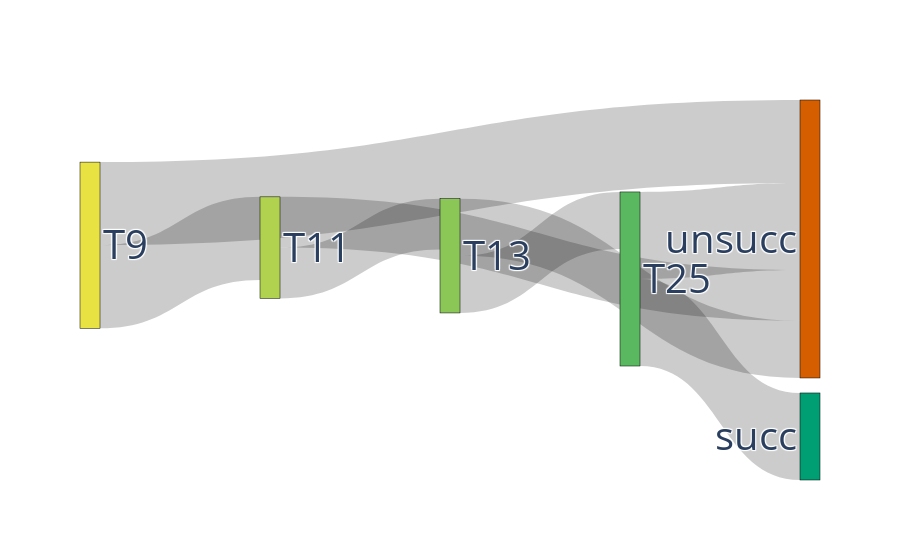

Source (notebook cell):
### Markdown cell above
## GrepS Sankey Diagram

### Code cell
import plotly.graph_objects as go
naming = {
    "q20: companyTask event: 1": "T11",
    "q27: companyTask event: 2": "T13",
    "q31: companyTask event: 3": "T25",
    "q52: customerwaitingForActivityReport" : "unsucc",
    "q51: companywaitingForActivityReport" : "succ",
    "Results shared" : "T26",
    "Logged in: Web page - Approval" : "T26",
    "negative" : "neg",
    "positive" : "pos",
    "q0: start": "T9",
    "finished":"finished"
}

def reduced_sankey_diagram(g, results_file, naming):
      g = copy.deepcopy(g)
      g = reduce_graph(g, results_file)
      color_map = compute_color_map(g, results_file)


      node_list = list(g.nodes())
      node_dict = {node_list[i] : i for i in range(len(node_list))}
      edge_list = g.edges()
      print(edge_list)
      
      print(node_list)
      print(naming)
      
      print([len(g[e[0]][e[1]]['trace_indices'])  * abs(round(results_file[e[0]],5)-round(results_file[e[1]],5)) for e in edge_list])
      #print([len(g.edges[e]['trace_indices']) for e in edge_list])
      fig = go.Figure(data=[go.Sankey(
      node = dict(
          pad = 15,
          thickness = 20,
          line = dict(color = "black", width = 0.5),
          label = [naming[str(s)] for s in node_list],
          color = [color_map[s] for s in node_list],
          align = "right"
      ),
      link = dict(
          source = [node_dict[e[0]] for e in edge_list],
          target = [node_dict[e[1]] for e in edge_list],
          value = [len(g[e[0]][e[1]]['trace_indices']) * abs(round(results_file[e[0]],5)-round(results_file[e[1]],5)) for e in edge_list]
          #[len(g.edges[e]['trace_indices']) for e in edge_list]
      ))])
      fig.update_layout(
        font=dict(size = 40)
    )
      fig.write_image("greps/greps_sankey.png")
      fig.show()


reduced_sankey_diagram(g, get_probs_file(results_file, g, printer), naming)

### Figure 1 — Plotly figure (JSON) as saved in the notebook; plotly's stock layout.template omitted (floating-point values rounded to 4 significant figures)
{"data": [{"link": {"source": [0, 0, 1, 1, 2, 2, 3, 3, 4, 4, 4, 4], "target": [1, 4, 2, 4, 3, 4, 4, 5, 5, 3, 2, 1], "value": [3.091, 3.091, 1.889, 1.889, 2.125, 2.125, 3.238, 3.238, 0, 0, 0, 0]}, "node": {"align": "right", "color": ["#e9e243", "#b1d24f", "#8bc757", "#5ab861", "#d55e00", "#009e73"], "label": ["T9", "T11", "T13", "T25", "unsucc", "succ"], "line": {"color": "black", "width": 0.5}, "pad": 15, "thickness": 20}, "type": "sankey"}], "layout": {"font": {"size": 40}}}
